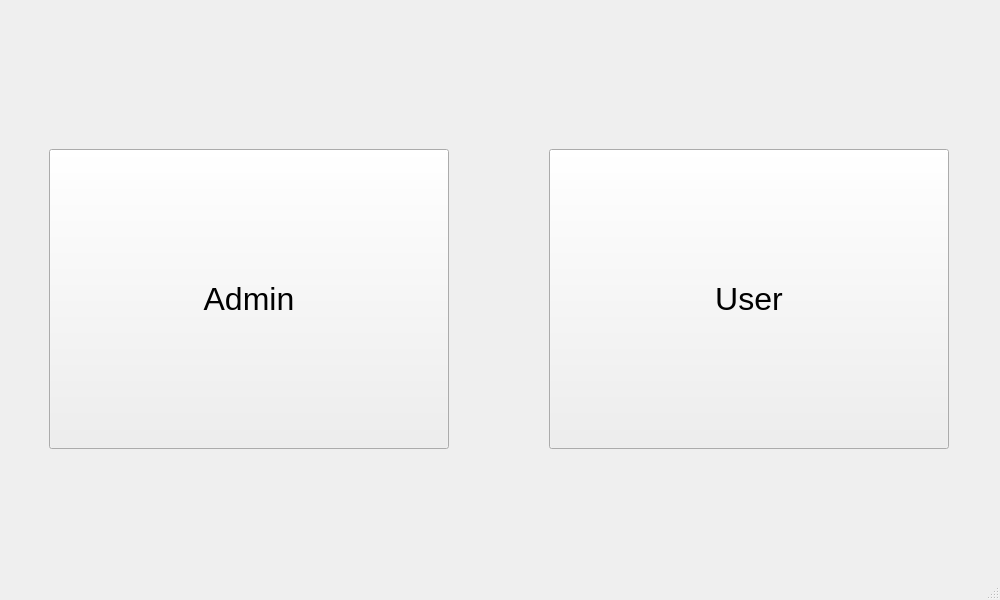
<?xml version="1.0" encoding="UTF-8"?>
<ui version="4.0">
 <class>MainWindow</class>
 <widget class="QMainWindow" name="MainWindow">
  <property name="geometry">
   <rect>
    <x>0</x>
    <y>0</y>
    <width>1000</width>
    <height>600</height>
   </rect>
  </property>
  <property name="minimumSize">
   <size>
    <width>1000</width>
    <height>600</height>
   </size>
  </property>
  <property name="maximumSize">
   <size>
    <width>1000</width>
    <height>600</height>
   </size>
  </property>
  <property name="windowTitle">
   <string>The Film App</string>
  </property>
  <property name="windowOpacity">
   <double>1.000000000000000</double>
  </property>
  <widget class="QWidget" name="centralWidget">
   <widget class="QStackedWidget" name="stackedWidget">
    <property name="geometry">
     <rect>
      <x>-1</x>
      <y>-1</y>
      <width>1001</width>
      <height>581</height>
     </rect>
    </property>
    <widget class="QWidget" name="mainMenu">
     <property name="autoFillBackground">
      <bool>false</bool>
     </property>
     <widget class="QPushButton" name="admin">
      <property name="geometry">
       <rect>
        <x>50</x>
        <y>150</y>
        <width>400</width>
        <height>300</height>
       </rect>
      </property>
      <property name="font">
       <font>
        <pointsize>24</pointsize>
       </font>
      </property>
      <property name="text">
       <string>Admin</string>
      </property>
     </widget>
     <widget class="QPushButton" name="user">
      <property name="geometry">
       <rect>
        <x>550</x>
        <y>150</y>
        <width>400</width>
        <height>300</height>
       </rect>
      </property>
      <property name="font">
       <font>
        <pointsize>24</pointsize>
       </font>
      </property>
      <property name="text">
       <string>User</string>
      </property>
     </widget>
    </widget>
    <widget class="QWidget" name="adminMode">
     <widget class="QListView" name="filmList">
      <property name="geometry">
       <rect>
        <x>50</x>
        <y>100</y>
        <width>900</width>
        <height>350</height>
       </rect>
      </property>
     </widget>
     <widget class="QPushButton" name="back">
      <property name="geometry">
       <rect>
        <x>50</x>
        <y>50</y>
        <width>100</width>
        <height>25</height>
       </rect>
      </property>
      <property name="text">
       <string>Back</string>
      </property>
     </widget>
     <widget class="QLabel" name="titleAdmin">
      <property name="geometry">
       <rect>
        <x>470</x>
        <y>50</y>
        <width>60</width>
        <height>25</height>
       </rect>
      </property>
      <property name="font">
       <font>
        <pointsize>14</pointsize>
        <strikeout>false</strikeout>
       </font>
      </property>
      <property name="text">
       <string>Admin</string>
      </property>
     </widget>
     <widget class="QPushButton" name="add">
      <property name="geometry">
       <rect>
        <x>850</x>
        <y>50</y>
        <width>100</width>
        <height>25</height>
       </rect>
      </property>
      <property name="text">
       <string>Add</string>
      </property>
     </widget>
     <widget class="QPushButton" name="edit">
      <property name="geometry">
       <rect>
        <x>450</x>
        <y>500</y>
        <width>100</width>
        <height>25</height>
       </rect>
      </property>
      <property name="text">
       <string>Edit</string>
      </property>
     </widget>
    </widget>
    <widget class="QWidget" name="userMode">
     <widget class="QLabel" name="titleUser">
      <property name="geometry">
       <rect>
        <x>480</x>
        <y>50</y>
        <width>40</width>
        <height>25</height>
       </rect>
      </property>
      <property name="font">
       <font>
        <pointsize>14</pointsize>
        <strikeout>false</strikeout>
       </font>
      </property>
      <property name="text">
       <string>User</string>
      </property>
     </widget>
     <widget class="QListView" name="watchList">
      <property name="geometry">
       <rect>
        <x>50</x>
        <y>100</y>
        <width>900</width>
        <height>350</height>
       </rect>
      </property>
     </widget>
     <widget class="QPushButton" name="discover">
      <property name="geometry">
       <rect>
        <x>850</x>
        <y>50</y>
        <width>100</width>
        <height>25</height>
       </rect>
      </property>
      <property name="text">
       <string>Discover</string>
      </property>
     </widget>
     <widget class="QPushButton" name="export_2">
      <property name="geometry">
       <rect>
        <x>725</x>
        <y>50</y>
        <width>100</width>
        <height>25</height>
       </rect>
      </property>
      <property name="text">
       <string>Export</string>
      </property>
     </widget>
     <widget class="QPushButton" name="back_2">
      <property name="geometry">
       <rect>
        <x>50</x>
        <y>50</y>
        <width>100</width>
        <height>25</height>
       </rect>
      </property>
      <property name="text">
       <string>Back</string>
      </property>
     </widget>
     <widget class="QPushButton" name="remove">
      <property name="geometry">
       <rect>
        <x>450</x>
        <y>500</y>
        <width>100</width>
        <height>25</height>
       </rect>
      </property>
      <property name="text">
       <string>Remove</string>
      </property>
     </widget>
    </widget>
   </widget>
  </widget>
  <widget class="QMenuBar" name="menuBar">
   <property name="geometry">
    <rect>
     <x>0</x>
     <y>0</y>
     <width>1000</width>
     <height>20</height>
    </rect>
   </property>
  </widget>
  <widget class="QStatusBar" name="statusBar"/>
 </widget>
 <layoutdefault spacing="6" margin="11"/>
 <resources/>
 <connections/>
</ui>
